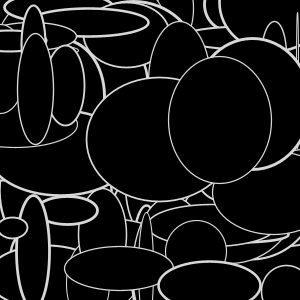
Frame 1 (no input)
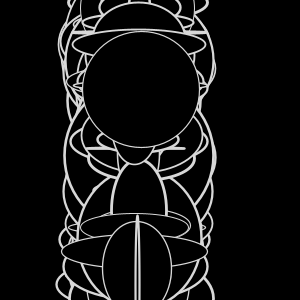
Frame 60 (the mouse pressed at the canvas centre just before this capture)
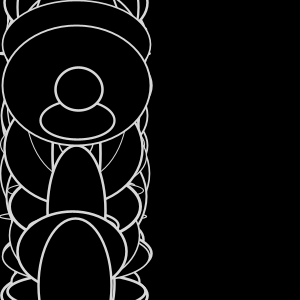
Frame 120 (the mouse held since frame 60 and released just before this capture)

The Processing sketch that drew these frames (run headless with seeded random() and noise(); from frame 60 on, the mouse is pressed at the canvas centre):

// Processing sketch: processing_39871
// ── processing_39871.pde

int num = 300; //number of circles

//create arrays
float []x = new float [num]; //x-coordinate
float []y = new float [num]; //y-coordinate
float []s = new float [num]; //circle speed
color []c = new color [num]; //cicle color

void setup () {
  size (300, 300);
  colorMode (HSB, 300);
  smooth ();

  //seed the array
  for (int i=0; i < num; i++) {
    x[i] = random (width);
    y[i] = random (height);
    s[i] = random (0.5, 5);
    c[i] = color(255);
  }
}

void draw () {
  background (0);

  for (int i=0; i<num; i++) {

    //draw circle
    ellipseMode(CENTER);
    stroke (c[i]);
    strokeWeight(random(1,3));
    fill (0);
    ellipse (x[i], y[i], random(width/2), random(height/2));

    //update circle's variables in the array
    x[i] = x[i/3] + s[i];
      if (x[i/3] > width + 50 ) {
      x[i] = 1;
    }
  }
}
